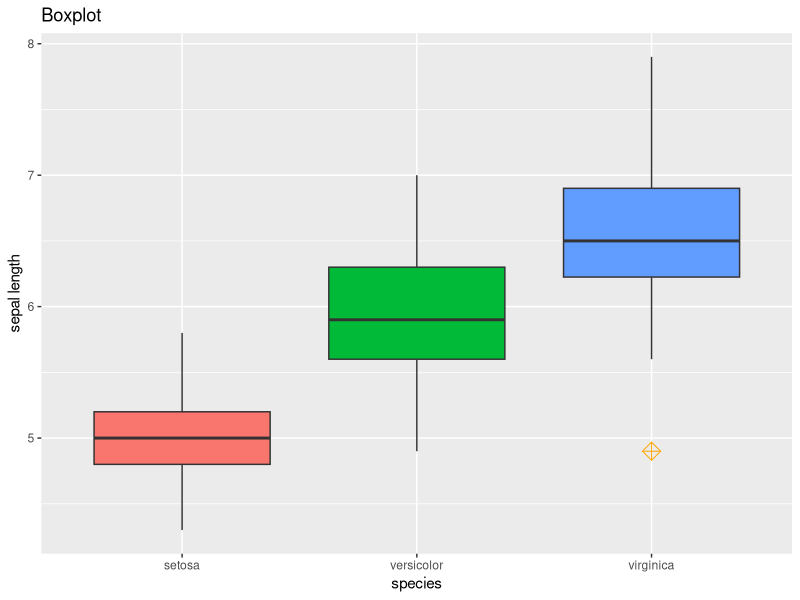
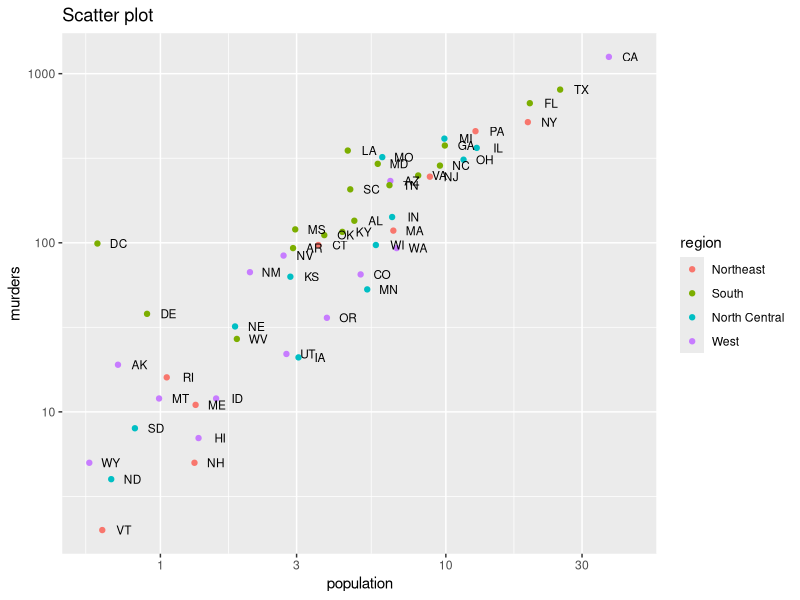

Reproduce these figures in R, in order.
#Boxplot----
#invoke library before using it
library(ggplot2)

#fill=Species does colorcoding for different species
#geom_boxplot(characteristics of the plot)
#labs -> label
p <- ggplot(iris, aes(Sepal.Length, Species, fill=Species)) + geom_boxplot(outlier.shape= 9, outlier.color = "orange", outlier.size=4) + theme(legend.position="none") + labs(title="Boxplot",x="sepal length", y="species") + coord_flip()
p


#ScatterPlot----
m <- dslabs::murders
m
p <- ggplot(m, aes(population/10^6, total, label = abb)) + geom_point(aes(color=region)) + scale_x_log10() + scale_y_log10() + geom_text(size=3, nudge_x = 0.075) + labs(title="Scatter plot",x="population", y="murders")
p
